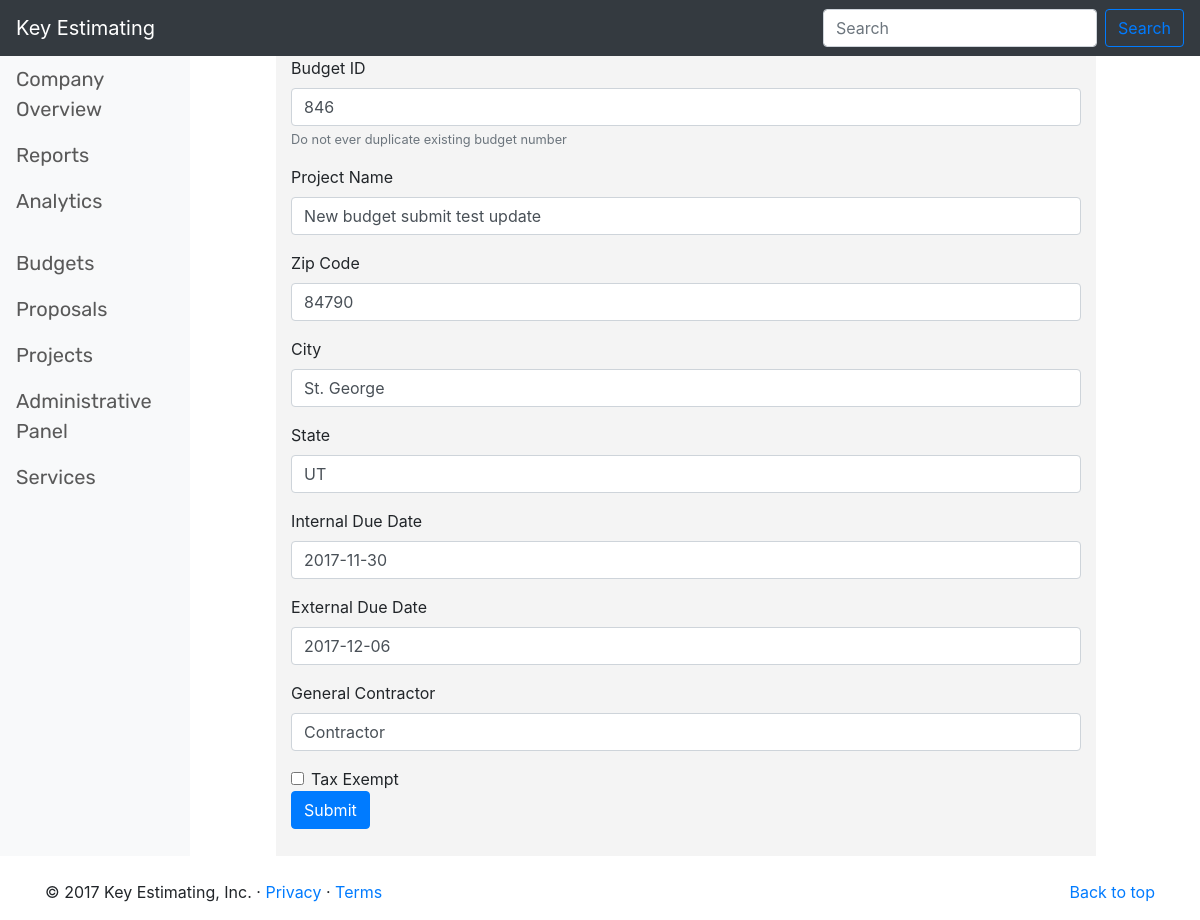
The app's page /templates/budget/5, older data.
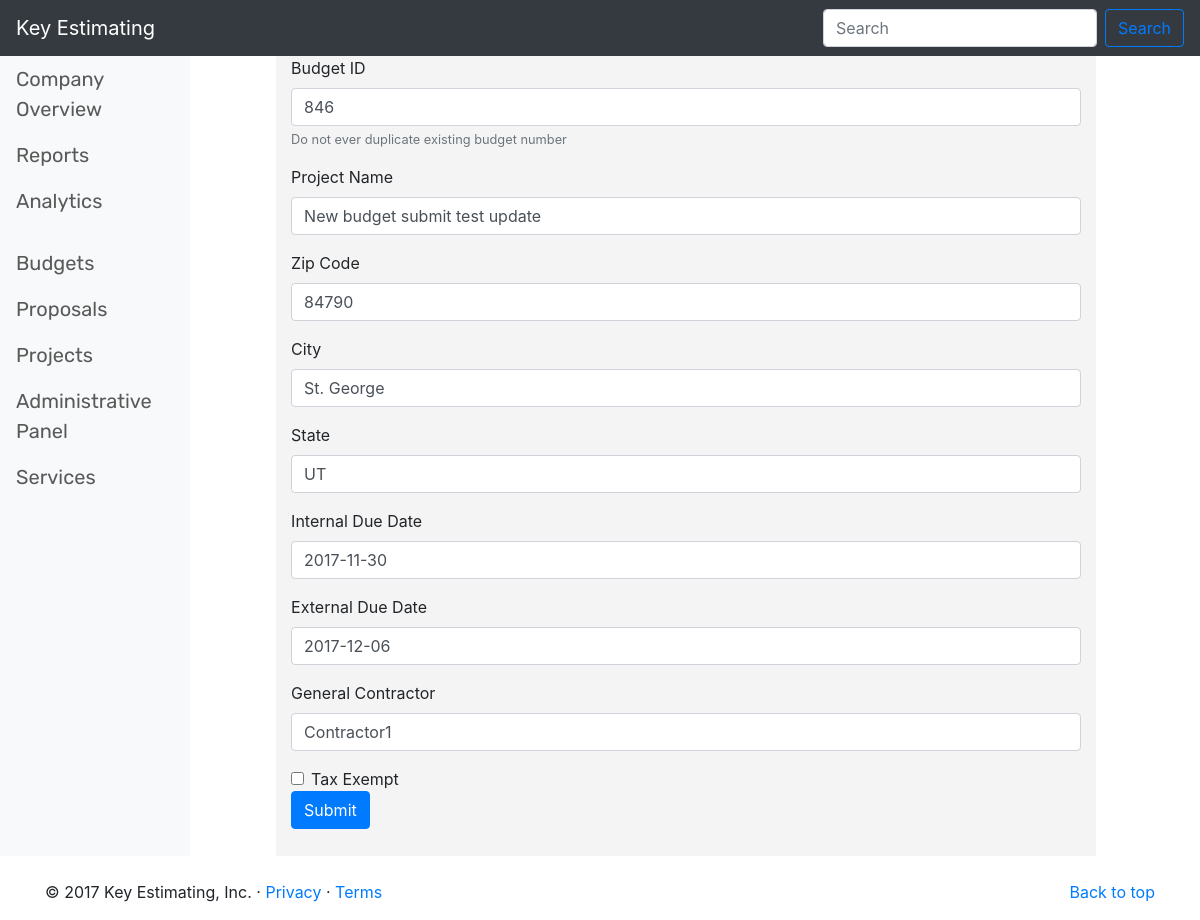
The same page, newer data.
### WebApp/models.py (models this page shows, shortened)
class openBudgets(models.Model): #come back in and set appropriate fields to blank=false to force user to input information
    TAX_EXEMPT = '*'
    NOT_TAX_EXEMPT = ''
    IN_PROGRESS = 'In Progress'
    READY_TO_REVIEW = 'Ready For Review'
    REVIEWED = 'Reviewed'
    COMPLETE = 'Complete'
    BUDGET_STATUS_CHOICES = (
        (IN_PROGRESS, 'In Progress'),
        (READY_TO_REVIEW, 'Ready To Review'),
        (REVIEWED, 'Reviewed'),
        (COMPLETE, 'Completed'),
    )
    budget_id = models.PositiveIntegerField(unique = True)
    zip_code = models.PositiveIntegerField(unique = False)
    created = models.DateField(auto_now_add=True, editable=False)
    project_name = models.CharField(max_length = 255, unique = True)
    city = models.CharField(max_length = 35, unique = False)
    state = models.CharField(max_length = 35, unique = False)
    internal_due_date = models.DateField()
    external_due_date = models.DateField()
    estimator = models.CharField(null = True, blank = True, max_length = 50, unique = False)
    budget_amount = models.DecimalField(null = True, blank = True, max_digits = 15, decimal_places = 8)
    budget_complete = models.CharField(
        max_length = 20,
        choices = BUDGET_STATUS_CHOICES,
        default = IN_PROGRESS
    )
    tax_exempt_status = models.BooleanField()
    revised_date = models.DateField(auto_now=True, editable=False)
    general_contractor = models.CharField(max_length = 50, unique = False)
    class Meta:
        ordering = ['-budget_id']

### WebApp/views.py (the view, shortened to what this page needs)
# urls.py: url(r'^budget/(?P<pk>\d+)$', views.EditBudgetView.as_view(), name='budget-detail'),
class EditBudgetView(generic.UpdateView):   # allows budgets to by hyperlinked
    model = openBudgets
    form_class = NewBudgetForm
    template_name = "new_budget_information_page.html"

### WebApp/templates/new_budget_information_page.html (shortened to what this page needs)
{% extends 'base.html' %}
{% block content %}
<div class="col-lg-8" style="background-color: #F4F4F4; margin-left: 7%; ">
    <form action="" method="post"> {% csrf_token %}
        <div class="form-group">
            <label for="BudgetId">Budget ID</label>
            {{ form.budget_id }}
            <small id="budgetHelp" class="form-text text-muted">Do not ever duplicate existing budget number</small>
        </div>
        <div class="form-group">
            <label for="ProjectName">Project Name</label>
            {{ form.project_name }}
        </div>
        <div class="form-group">
            <label for="ZipCode">Zip Code</label>
            {{ form.zip_code }}
        </div>
        <div class="form-group">
            <label for="City">City</label>
            {{ form.city }}
        </div>
        <div class="form-group">
            <label for="State">State</label>
            {{ form.state }}
        </div>
        <div class="form-group">
            <label for="InternalDueDate">Internal Due Date</label>
            {{ form.internal_due_date }}
        </div>
        <div class="form-group">
            <label for="ExternalDueDate">External Due Date</label>
            {{ form.external_due_date }}
        </div>
        <div class="form-group">
            <label for="GeneralContractor">General Contractor</label>
            {{ form.general_contractor }}
        </div>
        <div class="form-check">
            <label class="form-check-label">
                {{ form.tax_exempt_status }} Tax Exempt
            </label>
        </div>
        <button type="submit" class="btn btn-primary">Submit</button>
    </form>
</div>
{% endblock %}

### WebApp/templates/base.html (shortened to what this page needs)
<!Doctype html>
{% load staticfiles %}
<html lang="en" class="gr__getbootstrap_com">
    <head>
        <link rel="stylesheet" href="https://maxcdn.bootstrapcdn.com/bootstrap/4.0.0-beta.2/css/bootstrap.min.css">
        <link rel="stylesheet" type="text/css" href="{% static "css/style.css" %}">
    </head>
        <header>
            <nav class="navbar navbar-dark bg-dark justify-content-between">
                <a class="navbar-brand" style="color: white;">Key Estimating</a>
                <form class="form-inline">
                    <input class="form-control mr-sm-2" type="search" placeholder="Search" aria-label="Search">
                    <button class="btn btn-outline-primary my-2 my-sm-0" type="submit">Search</button>
                </form>
            </nav>
        </header>
    <body>
        <div class="row">
            <nav class="col-sm-3 col-md-2 d-none d-sm-block bg-light sidebar full-length-nav">
                <ul class="nav nav-pills flex-column">
                    <div class="VerticalNav">
                        <li class="nav-item">
                            <a class="nav-link" href={% url 'main_screen' %}>Company Overview <span class="sr-only">(current)</span></a>
                        </li>
                        <li class="nav-item">
                            <a class="nav-link" href={% url 'reports' %}>Reports</a>
                        </li>
                        <li class="nav-item">
                            <a class="nav-link" href={% url 'analytics' %}>Analytics</a>
                        </li>
                        <li class="nav-item">
                            <a class="nav-link" href="#"></a>
                        </li>
                        <li class="nav-item">
                            <a class="nav-link" href={% url 'budgets' %}>Budgets</a>
                        </li>
                        <li class="nav-item">
                            <a class="nav-link" href="#">Proposals</a>
                        </li>
                        <li class="nav-item">
                            <a class="nav-link" href="#">Projects</a>
                        </li>
                        <li class="nav-item">
                            <a class="nav-link" href="#">Administrative Panel</a>
                        </li>
                        <li class="nav-item">
                            <a class="nav-link" href={% url 'services' %}>Services</a>
                        </li>
                    </div>
                </ul>
            </nav>
            {% block content %}{% endblock %}
            </div>
    </body>
    <footer class="container">
        <p class="float-right"><a href="#">Back to top</a></p>
        <p>© 2017 Key Estimating, Inc. · <a href="#">Privacy</a> · <a href="#">Terms</a></p>
    </footer>
</html>

### WebApp/static/css/style.css (style rules this page uses)
.container { margin-top: 2%; }
.VerticalNav { font-family: 'Rubik', sans-serif; font-size: 20px; }
.VerticalNav a { color: #595959; }
footer { bottom: 0; left: 0; }
.float-right { left: o; }
.full-length-nav { height: 100vh; }

Row changes from the older to the newer data that the page shows:
changed openBudgets "New budget submit test update": general_contractor "Contractor" → "Contractor1"
